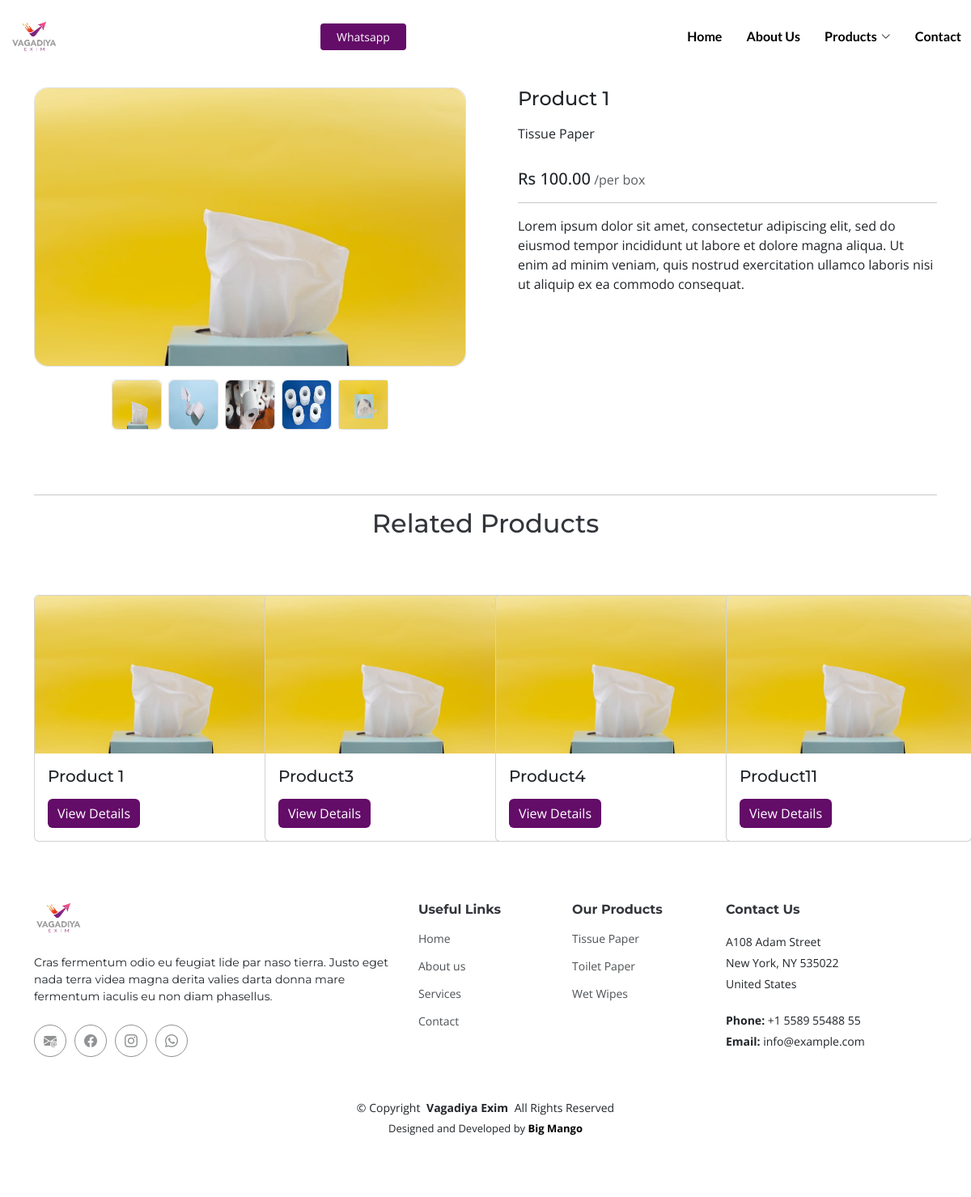
The page /products/1/ on the database its author committed.
### app/models.py (models this page shows, shortened)
class Product(models.Model):
    title = models.CharField(max_length=100)
    description = models.TextField()
    image_1 = models.ImageField(upload_to="products_images", null=True)
    image_2 = models.ImageField(upload_to="products_images", null=True)
    image_3 = models.ImageField(upload_to="products_images", null=True)
    image_4 = models.ImageField(upload_to="products_images", null=True)
    image_5 = models.ImageField(upload_to="products_images", null=True)
    category = models.ForeignKey(
        ProductCategory, on_delete=models.SET_NULL, null=True
    )
    price = models.DecimalField(decimal_places=2, max_digits=10)
    class Meta:
        verbose_name = "Product"
        verbose_name_plural = "Products"

class ProductCategory(models.Model):
    title = models.CharField(max_length=100)
    description = models.TextField(null=True)
    class Meta:
        verbose_name = "Product Category"
        verbose_name_plural = "Product Categories"

class ProductPageDetails(models.Model):
    title = models.CharField(max_length=100)
    text = models.TextField()
    product_button_text = models.CharField(max_length=50, null=True)
    related_products_text = models.CharField(max_length=100, null=True)
    class Meta:
        verbose_name = "Product Page Details"
        verbose_name_plural = "Product Page Details"

### app/views.py (the view)
# urls.py: path("products/<int:pk>/", views.product_detail, name="product_detail"),
def product_detail(request, pk):
    product = Product.objects.get(pk=pk)
    related_products = Product.objects.filter(category=product.category)[:4]
    product_page_details = ProductPageDetails.objects.latest("id")
    context = {
        "product": product,
        "related_products": related_products,
        "product_page_details": product_page_details,
    }
    return render(request, "product_detail.html", context)

### app/context_processors.py (called while the page is built)
def global_data(request):
    product_categories = ProductCategory.objects.all()
    contact_details = ContactDetails.objects.latest("id")
    return {
        "product_categories": product_categories,
        "contact_details": contact_details,
    }

### app/templates/product_detail.html (shortened to what this page needs)
{% extends "index.html" %} {% load static %} {% block content %}
<main id="main">
  <section class="py-5" style="margin-top: 5%">
    <div class="container">
      <div class="row gx-5">
        <aside class="col-lg-6">
          <div class="border rounded-4 mb-3 d-flex justify-content-center">
            <a
              data-fslightbox="mygalley"
              class="rounded-4"
              target="_blank"
              data-type="image"
            >
              <img
                style="max-width: 100%; max-height: 100vh; margin: auto"
                class="rounded-4 fit"
                id="productimg"
                src="{{product.image_1.url}}"
              />
            </a>
          </div>
          <div class="d-flex justify-content-center mb-3">
            <a
              data-fslightbox="mygalley"
              class="border mx-1 rounded-2"
              target="_blank"
              data-type="image"
              class="item-thumb"
              class="item-id"
            >
              <img
                width="60"
                height="60"
                class="rounded-2 small-img"
                class="item-img"
                src="{{product.image_1.url}}"
              />
            </a>
            <a
              data-fslightbox="mygalley"
              class="border mx-1 rounded-2"
              target="_blank"
              data-type="image"
              class="item-thumb"
              class="item-id"
            >
              <img
                width="60"
                height="60"
                class="rounded-2 small-img"
                class="item-img"
                src="{{product.image_2.url}}"
              />
            </a>
            <a
              data-fslightbox="mygalley"
              class="border mx-1 rounded-2"
              target="_blank"
              data-type="image"
              class="item-thumb"
              class="item-id"
            >
              <img
                width="60"
                height="60"
                class="rounded-2 small-img"
                class="item-img"
                src="{{product.image_3.url}}"
              />
            </a>
            <a
              data-fslightbox="mygalley"
              class="border mx-1 rounded-2"
              target="_blank"
              data-type="image"
              class="item-thumb"
              class="item-id"
            >
              <img
                width="60"
                height="60"
                class="rounded-2 small-img"
                class="item-img"
                src="{{product.image_4.url}}"
              />
            </a>
            <a
              data-fslightbox="mygalley"
              class="border mx-1 rounded-2"
              target="_blank"
              data-type="image"
              class="item-thumb"
              class="item-id"
            >
              <img
                width="60"
                height="60"
                class="rounded- small-img2"
                class="item-img"
                src="{{product.image_5.url}}"
              />
            </a>
          </div>
        </aside>
        <main class="col-lg-6">
          <div class="ps-lg-3">
            <h4 class="title text-dark">{{product.title}}</h4>
            <div class="d-flex flex-row my-3">
              <p>{{product.category.title}}</p>
            </div>
            <div class="mb-3">
              <span class="h5">Rs {{product.price}}</span>
              <span class="text-muted">/per box</span>
            </div>
            <hr />
            <p>{{product.description}}</p>
          </div>
        </main>
      </div>
    </div>
  </section>
  <div class="container">
    <hr />
    <h2 style="margin-left: auto; margin-right: auto; text-align: center">
      {{product_page_details.related_products_text}}
    </h2>
    <div class="row" style="align-items: center">
      {% for related_product in related_products %}
      <div class="col-md-3">
        <div class="card" style="width: 19rem; margin-top: 60px">
          <img
            class="card-img-top"
            src="{{related_product.image_1.url}}"
            alt="Card image cap"
          />
          <div class="card-body">
            <h5 class="card-title">{{related_product.title}}</h5>
            <a
              href="{% url 'product_detail' related_product.id %}"
              class="btn btn-primary"
              style="background-color: #630c68ff; border: none"
              >{{product_page_details.product_button_text}}</a
            >
          </div>
        </div>
      </div>
      {% endfor %}
    </div>
  </div>
</main>
{% endblock %}

### app/static/assets/css/main.css (style rules this page uses)
:root { --default-font: "Open Sans", system-ui, -apple-system, "Segoe UI", Roboto, "Helvetica Neue", Arial, "Noto Sans", "Liberation Sans", sans-serif, "Apple Color Emoji", "Segoe UI Emoji", "Segoe UI Symbol", "Noto Color Emoji"; --heading-font: "Montserrat", sans-serif; --nav-font: "Lato", sans-serif; }
:root { --background-color: white; --background-color-rgb: 255, 255, 255; --default-color: #212529; --default-color-rgb: 33, 37, 41; --accent-color: black; --accent-color-rgb: black; --heading-color: #32353a; --heading-color-rgb: 50, 53, 58; --contrast-color: #ffffff; --contrast-color-rgb: 255, 255, 255; }
:root { --nav-color: #3a3939; --nav-hover-color: #e84545; --nav-dropdown-color: #3a3939; --nav-dropdown-hover-color: #e84545; --nav-dropdown-background-color: #ffffff; }
:root { scroll-behavior: smooth; }
body { color: var(--default-color); background-color: white; font-family: var(--default-font); }
a { color: var(--accent-color); text-decoration: none; transition: 0.3s; }
h1, h2, h3, h4, h5, h6 { color: var(--heading-color); font-family: var(--heading-font); }
section { scroll-margin-top: 90px; }
section, .section { color: var(--default-color); background-color: var(--background-color); padding: 60px 0; overflow: clip; }

### rows shown on the page
Product: image_1 (picture), image_2 (picture), image_3 (picture), image_4 (picture), image_5 (picture), title "Product 1", category "Tissue Paper", price "100.00", description "Lorem ipsum dolor sit amet, consectetur adipiscing elit, sed do eiusmod tempor incididunt ut labore et dolore magna aliqua. Ut enim ad minim veniam, quis nostrud exercitation ullamco laboris nisi ut aliquip ex ea commodo consequat."
ProductPageDetails: related_products_text "Related Products", product_button_text "View Details"
Product: image_1 (picture), title "Product3"
Product: image_1 (picture), title "Product4"
Product: image_1 (picture), title "Product11"
